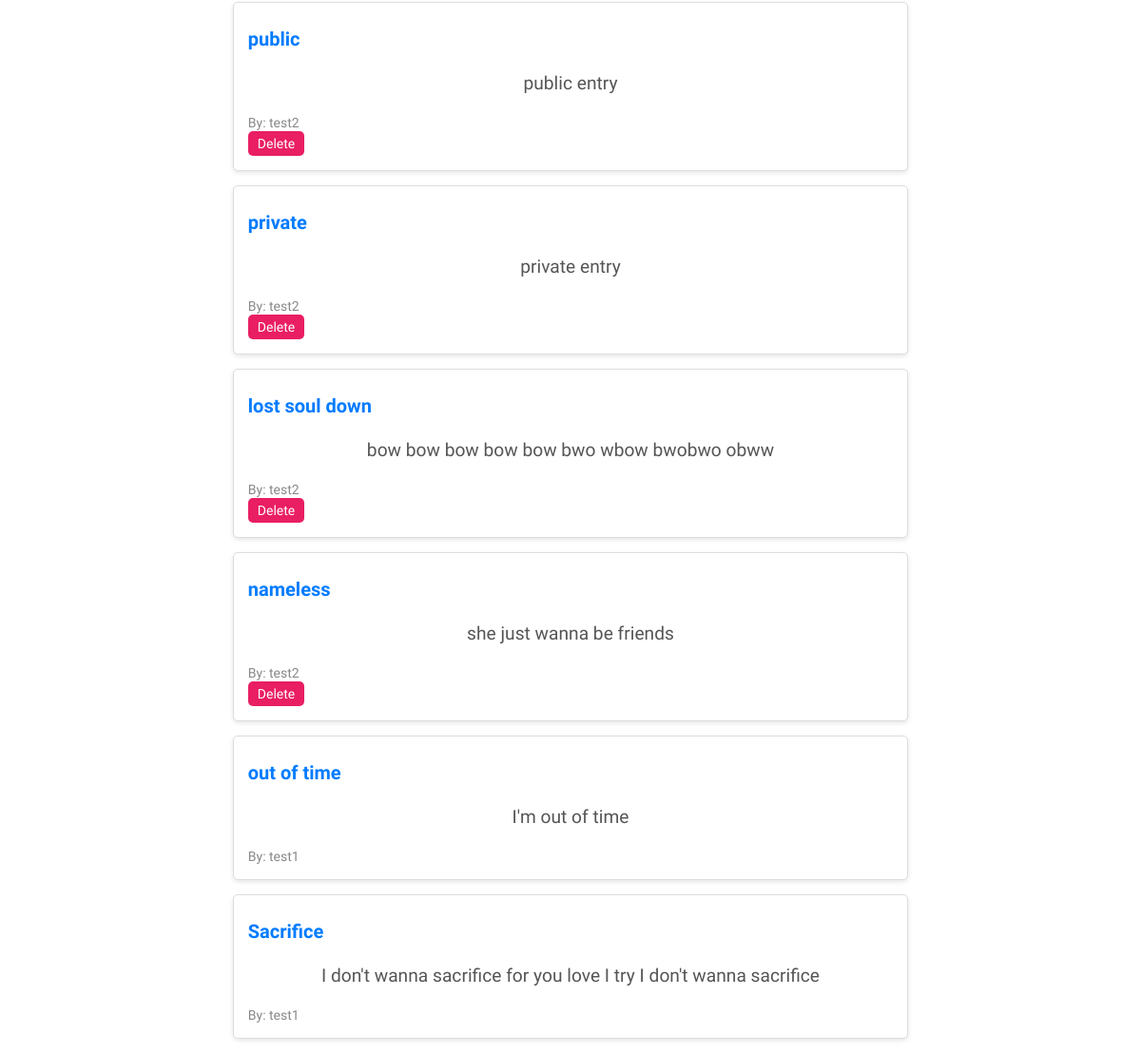
Screenshot of / (signed in) with the database file from the repository.
### journal/models.py (models this page shows, shortened)
class Journal(models.Model):
    title = models.CharField(max_length=255)
    content = models.TextField()
    user = models.ForeignKey(User, on_delete=models.CASCADE)
    is_public = models.BooleanField(default=False)
    created_at = models.DateTimeField(auto_now_add=True)

### journal/views.py (the view, shortened to what this page needs)
# urls.py: path("", home, name="home"),
@login_required
def home(request):
    user = request.user
    search_query = request.GET.get('search', '')
    user_journals = Journal.objects.filter(user=user)
    public_journals = Journal.objects.filter(is_public=True).exclude(user=user)
    journals = user_journals | public_journals
    journals = journals.order_by('-created_at')
    return render(request, 'home.html', {'journals': journals, 'search_query': search_query})

### journal/templates/home.html (shortened to what this page needs)
{% extends "base.html" %}
{% load static %}
{% block content %}
<div class="container">
    <div class="content">
        {% if journals %}
            <ul class="journal-list">
                {% for journal in journals %}
                    <li class="journal-entry">
                        <h3 class="journal-title">
                            <a href="{% url 'journal:view_journal' journal.id %}">
                                {{ journal.title }}
                            </a>
                        </h3>
                        <p class="journal-content">{{ journal.content|truncatewords:20 }}</p>
                        <small class="journal-author">By: {{ journal.user.username }}</small>
                        {% if journal.user == user %}
                            <form action="{% url 'journal:delete_journal' journal.id %}" method="POST" class="delete-form">
                                <button type="submit" class="btn delete-btn">Delete</button>
                            </form>
                        {% endif %}
                    </li>
                {% endfor %}
            </ul>
        {% else %}
            <p>No journal entries found for this search.</p>
        {% endif %}
    </div>
</div>
{% endblock content %}

### journal/templates/base.html (shortened to what this page needs)
<!DOCTYPE html>
<html lang="en">
<head>
 {% load static %}
 <link rel="stylesheet" href="http://127.0.0.1:8000/static/css/style.css">
</head>
<body>
  {% block content %}{% endblock content %}
</body>
</html>

### journal/static/css/style.css (style rules this page uses)
:root { --background-color: #ffffff; --text-color: #000000; --card-background-color: #ffffff; --card-border-color: #ddd; --header-background-color: #ffffff; --button-background-color: #4CAF50; --button-text-color: #ffffff; }
* { padding: 0; margin: 0; box-sizing: border-box; font-family: 'Mulish', sans-serif; transition: 0.3s all ease-in-out; }
body { background-color: var(--background-color); color: var(--text-color); display: flex; justify-content: center; align-items: center; height: 100vh; }
.journal-list { list-style: none; padding: 0; margin: 0; }
.journal-entry { background-color: var(--card-background-color); border: 1px solid var(--card-border-color); color: var(--text-color); border-radius: 5px; margin-bottom: 15px; padding: 15px; text-align: left; box-shadow: 0 2px 5px rgba(0, 0, 0, 0.1); }
.journal-title a { text-decoration: none; color: #007BFF; font-size: 20px; }
.journal-content { color: #555; margin: 10px 0; }
.journal-author { font-size: 14px; color: #888; }
.btn { padding: 10px 20px; font-size: 16px; border: none; border-radius: 5px; cursor: pointer; background-color: var(--button-background-color); color: var(--button-text-color); }
.delete-btn { background-color: #e91e63; color: white; font-size: 14px; padding: 5px 10px; }
.container { display: flex; flex-direction: column; }
.journal-title { font-size: 2rem; font-weight: bold; margin-bottom: 20px; }
.journal-content { flex-grow: 1; display: flex; justify-content: center; align-items: center; font-size: 1.2rem; margin: 20px 0; }

### rows the page displays
Journal: title "public", content "public entry", user.username "test2", shows "Delete"
Journal: title "private", content "private entry", user.username "test2", shows "Delete"
Journal: title "lost soul down", content "bow bow bow bow bow bwo wbow bwobwo obww", user.username "test2", shows "Delete"
Journal: title "nameless", content "she just wanna be friends", user.username "test2", shows "Delete"
Journal: title "out of time", content "I'm out of time", user.username "test1"
Journal: title "Sacrifice", content "I don't wanna sacrifice for you love I try I don't wanna sacrifice", user.username "test1"
